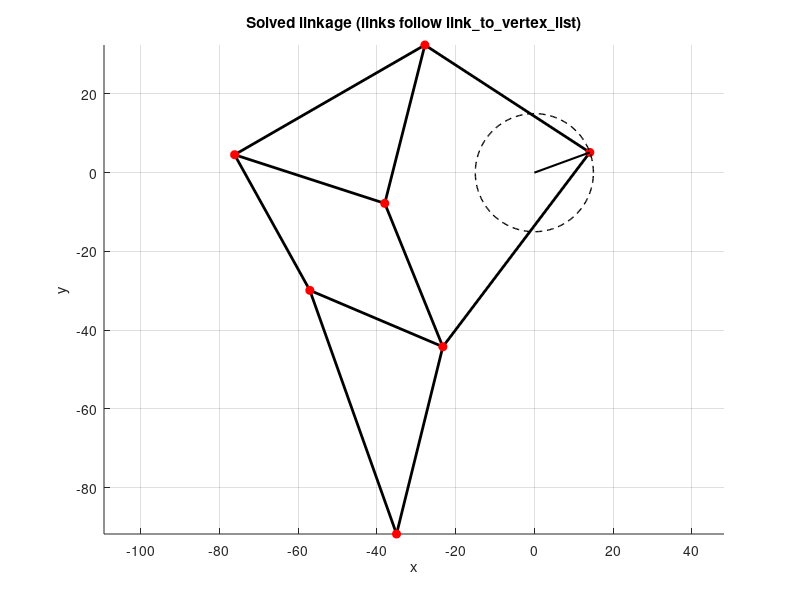

Write MATLAB code to recreate this figure.
function day7_linkage_demo()
% Solve the Jansen-leg linkage for a given crank angle and plot the result
% using link segments from the link-to-vertex list (matches handout)

    %parameters (from handout) 
    leg_params = build_leg_params();

    % choose a crank angle (radians)
    theta = 0.35;

    % initial guess for [x1;y1; x2;y2; ... ; x7;y7] 
    vertex_guess_coords = [ ...
          0;   50;   % v1
        -50;    0;   % v2
        -50;   50;   % v3
        -100;   0;   % v4
        -100; -50;   % v5
         -50; -50;   % v6
         -50;-100];  % v7

    %compute a root of all constraints at this theta
    V_root = compute_coords(vertex_guess_coords, leg_params, theta);

    % sanity check – all constraints should be ~0
    res = linkage_error_func(V_root, leg_params, theta);
    fprintf('||constraint residual|| = %.3e\n', norm(res));

    % plot using link list 
    V = column_to_matrix(V_root);         % N x 2
    L = leg_params.link_to_vertex_list;   % m x 2 (link i connects vertices L(i,1) and L(i,2))

    figure; clf; hold on; axis equal;
    % draw links
    for i = 1:size(L,1)
        a = L(i,1); b = L(i,2);
        plot([V(a,1), V(b,1)], [V(a,2), V(b,2)], 'k-', 'LineWidth', 2);
    end
    % draw vertices
    plot(V(:,1), V(:,2), 'ro', 'MarkerFaceColor','r', 'MarkerSize', 6);

    % draw crank circle & current crank radius (nice visual)
    t = linspace(0, 2*pi, 256);
    c = leg_params.vertex_pos0(:).';
    R = leg_params.crank_length;
    plot(c(1)+R*cos(t), c(2)+R*sin(t), 'k--', 'LineWidth', 1);
    plot([c(1), c(1)+R*cos(theta)], [c(2), c(2)+R*sin(theta)], 'k-', 'LineWidth', 1.5);

    grid on;
    title('Solved linkage (links follow link\_to\_vertex\_list)');
    xlabel('x'); ylabel('y');
end

%  CORE SOLVER 

function [root, it, flag, glist] = multi_newton_solver(FUN_both, X0, Athresh, Bthresh, maxit, numdiff)
% General multidimensional Newton’s method.
% FUN_both(X): either returns F(X)            (numdiff==1)   OR
%                 returns [F(X), J(X)]          (numdiff==2)
% Early termination: ||ΔX|| < Athresh OR ||F|| < Bthresh
% Safeguard: stop if Jacobian is (near) singular
% Outputs:
%     root: solution vector
%     it  : iteration count
%     flag: 1 success, -2 bad/singular Jacobian
%     glist: columns are the iterate history

    glist = [];
    root  = X0;
    it    = 0;
    flag  = 0;

    glist(:,end+1) = root;

    % get residual & Jacobian
    if numdiff == 2
        try
            [FX, J] = FUN_both(root);
        catch
            FX = FUN_both(root);
            J  = approximate_jacobian(FUN_both, root);
        end
    else
        FX = FUN_both(root);
        J  = approximate_jacobian(FUN_both, root);
    end

    while norm(FX) > Bthresh && it < maxit
        % singularity guard (use J*J' to handle non-square cases robustly)
        if abs(det(J*J')) < eps
            flag = -2; return;
        end

        X_new = root - J\FX;
        glist(:,end+1) = X_new;

        if norm(X_new - root) < Athresh
            root = X_new; flag = 1; return
        end

        root = X_new;
        if numdiff == 2
            try
                [FX, J] = FUN_both(root);
            catch
                FX = FUN_both(root);
                J  = approximate_jacobian(FUN_both, root);
            end
        else
            FX = FUN_both(root);
            J  = approximate_jacobian(FUN_both, root);
        end
        it = it + 1;
    end

    flag = 1; % reached residual threshold or maxit
end

function J = approximate_jacobian(FUN, X)
% Centered finite-difference Jacobian: J(:,i) ≈ (F(x+h/2*ei)-F(x-h/2*ei))/h
    h = 1e-6;
    n = numel(X);
    F0 = FUN(X);
    m = numel(F0);
    J = zeros(m, n);
    for i = 1:n
        ei      = zeros(n,1); ei(i) = h/2;
        F_plus  = FUN(X + ei);
        F_minus = FUN(X - ei);
        J(:,i)  = (F_plus - F_minus) / h;
    end
end

% LINKAGE SETUP
function leg_params = build_leg_params()
% All constants exactly as described in the handout

    leg_params = struct();

    % counts
    leg_params.num_vertices = 7;
    leg_params.num_linkages = 10;

    % link-to-vertex list (each row = [vertex_a vertex_b]) 
    leg_params.link_to_vertex_list = [ ...
        1 3;   % link 1
        3 4;   % link 2
        2 3;   % link 3
        2 4;   % link 4
        4 5;   % link 5
        2 6;   % link 6
        1 6;   % link 7
        5 6;   % link 8
        5 7;   % link 9
        6 7];  % link 10

    %link lengths (same order as rows above) 
    leg_params.link_lengths = [ ...
         50.0;  % link 1
         55.8;  % link 2
         41.5;  % link 3
         40.1;  % link 4
         39.4;  % link 5
         39.3;  % link 6
         61.9;  % link 7
         36.7;  % link 8
         65.7;  % link 9
         49.0]; % link 10

    % additional constraints
    leg_params.crank_length = 15.0;            % radius of vertex 1 from crank center (vertex 0)
    leg_params.vertex_pos0  = [0; 0];          % fixed crank center
    leg_params.vertex_pos2  = [-38.0; -7.8];   % fixed vertex 2
end

% UTILITIES

function M = column_to_matrix(coords_col)
% [x1;y1;x2;y2;...;xN;yN] -> [x1 y1; x2 y2; ... ; xN yN]
    num_coords = length(coords_col);
    N = num_coords/2;
    M = [coords_col(1:2:num_coords-1), coords_col(2:2:num_coords)];
end

function coords_col = matrix_to_column(M)
% [x1 y1; x2 y2; ... ; xN yN] -> [x1;y1;...;xN;yN]
    N = size(M,1);
    coords_col = zeros(2*N,1);
    coords_col(1:2:end) = M(:,1);
    coords_col(2:2:end) = M(:,2);
end

%CONSTRAINTS 

function length_errors = length_error_func(vertex_coords, leg_params)
% Link length constraints:
% e_i = (xb - xa)^2 + (yb - ya)^2 - d_i^2 = 0  for each link i
    V = column_to_matrix(vertex_coords);   % N x 2
    L = leg_params.link_to_vertex_list;    % m x 2
    d = leg_params.link_lengths(:);        % m x 1

    m = size(L,1);
    length_errors = zeros(m,1);
    for i = 1:m
        a = L(i,1); b = L(i,2);
        dx = V(b,1) - V(a,1);
        dy = V(b,2) - V(a,2);
        length_errors(i) = dx*dx + dy*dy - d(i)^2;
    end
end

function coord_errors = fixed_coord_error_func(vertex_coords, leg_params, theta)
% Fixed vertex constraints:
%  vertex 1 lies on the crank circle centered at vertex 0 with radius crank_length,
%  vertex 2 is fixed at vertex_pos2
    V = column_to_matrix(vertex_coords);

    x1y1_target = leg_params.vertex_pos0 + leg_params.crank_length*[cos(theta); sin(theta)];
    x2y2_target = leg_params.vertex_pos2;

    coord_errors = [ ...
        V(1,1) - x1y1_target(1);   % x1 - x1_target
        V(1,2) - x1y1_target(2);   % y1 - y1_target
        V(2,1) - x2y2_target(1);   % x2 - x2_target
        V(2,2) - x2y2_target(2)];  % y2 - y2_target
end

function error_vec = linkage_error_func(vertex_coords, leg_params, theta)
% Combine distance + fixed coordinate constraints into one vector
    error_vec = [ ...
        length_error_func(vertex_coords, leg_params);
        fixed_coord_error_func(vertex_coords, leg_params, theta) ...
    ];
end

% WRAPPER 

function vertex_coords_root = compute_coords(vertex_coords_guess, leg_params, theta)
% Run Newton with numerical Jacobian (per Part 4 guidelines)
    fun = @(V) linkage_error_func(V, leg_params, theta);
    [root, ~, flag] = multi_newton_solver(fun, vertex_coords_guess, 1e-14, 1e-14, 200, 1);
    if flag ~= 1
        warning('Newton did not report success (flag=%d). Result may be off.', flag);
    end
    vertex_coords_root = root;
end

% SUMMARY OF WHAT THIS SCRIPT DOES
%
% 1 coded the Jansen linkage with 7 vertices and 10 links  
% 2 added extra constraints so vertex 1 moves on a crank circle and vertex 2 stays fixed  
% 3 wrote link length constraints to keep each pair of connected vertices the right distance  
% 4 wrote fixed coordinate constraints to lock vertex 1 on the circle and vertex 2 in place  
% 5 combined all constraints into one error function that should equal zero when satisfied  
%
% 6 built a multidimensional Newton solver to update guesses for the coordinates  
% 7 solver uses numerical Jacobian and stops when step size or residual is very small  
% 8 solver tracks iteration count and stores all guesses in a list  
%
% 9 set an initial guess for the 7 vertices based on the figure  
% 10 solver refined the guess to satisfy all constraints  
% 11 checked the residual norm to confirm solution is correct  
%
% 12 plotted the solved linkage with red dots for vertices and black lines for links  
% 13 drew the crank circle as a dashed outline for reference  
%
% 14 overall made functions for constraints, solver, and visualization  
% 15 result is a working solver that shows the leg configuration for any crank angle  
% 16 next step could be sweeping crank angle 0 to 2π to animate the linkage and track foot path  

